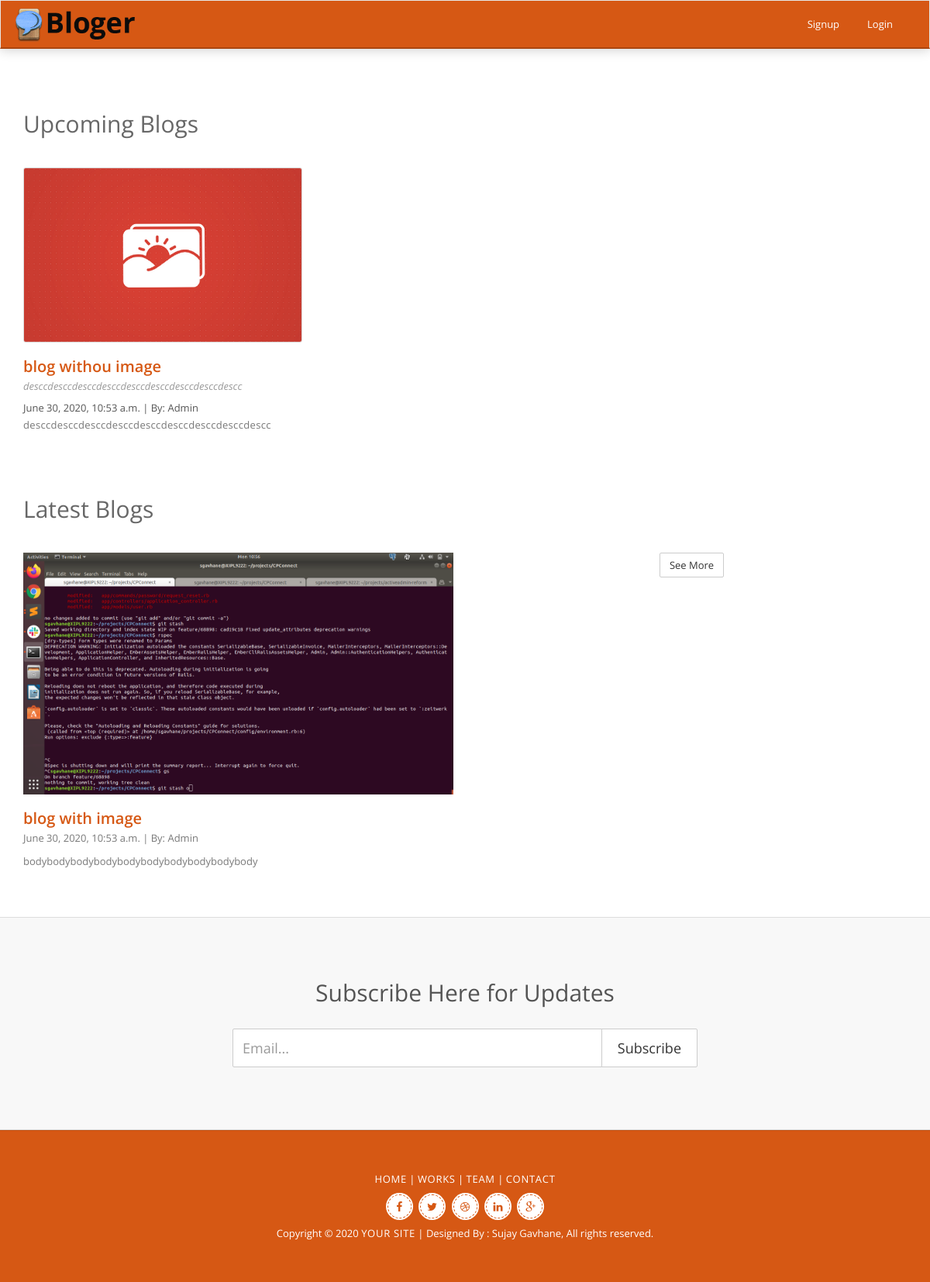
The page / on the database its author committed.
### blog/models.py (models this page shows, shortened)
class Blog(models.Model):
    title = models.CharField(max_length=100)
    body = models.TextField()
    creator = models.ForeignKey(User, related_name='creator', on_delete=models.CASCADE)
    created_at = models.DateTimeField(auto_now_add=True)
    description = models.TextField(default="")
    is_published = models.BooleanField(default=False)
    image = models.ImageField(null=False, blank=False, upload_to="static/images/", default='/static/images/default_blog_image.png')
    objects = BlogsQuerySet.as_manager()

### blog/views.py (the view)
# urls.py: url(r'^$', welcome, name="welcome")
def welcome(request):
    published_blogs = Blog.objects.published()
    unpublished_blogs = Blog.objects.unpublished()
    return render(request, 'blog/welcome.html',
                  { 'published_blogs': published_blogs,
                    'unpublished_blogs': unpublished_blogs})

### blog/models.py (called while the page is built)
    def published(self):
        return self.filter(
            Q(is_published=True)
        )

    def unpublished(self):
        return self.filter(
            Q(is_published=False)
        )

### templates/blog/welcome.html
{% extends 'base.html' %}
{% load static %}
{% block content %}
<div class="event" id="event">
    <div class="container">
        <div class="default-heading">
            <h2>Upcoming Blogs</h2>
        </div>
        <div class="row">
            {% for b in unpublished_blogs %}
                <div class="col-md-4 col-sm-4">
                    <div class="event-item">
                        <img class="img-responsive" src={{b.image}} alt="Events"/>
                        <h4><a href="{% url 'blog_detail' blog_id=b.id %}">{{b.title}}</a></h4>
                        <span class="sub-text">{{b.description}}</span>
                        <span class="meta">
							{{b.created_at}} | By: {{ b.creator.first_name | title }}
						</span>
                        <p>{{b.description}}</p>
                    </div>
                </div>
            {% endfor %}
        </div>
    </div>
</div>
<div class="blog" id="blog">
    <div class="container">
        <div class="default-heading">
            <h2>Latest Blogs</h2>
        </div>
        <div class="row">
            {% for b in published_blogs %}
                <div class="col-md-6 col-sm-6">
                    <div class="entry">
                        <img class="img-responsive" src={{b.image}} alt="Blog"/>
                        <h3><a href="{% url 'blog_detail' blog_id=b.id %}">{{b.title}}</a></h3>
                        <span class="meta">
							{{b.created_at}} | By: {{ b.creator.first_name | title }}
						</span>
                        <p>{{b.description}}</p>
                    </div>
                </div>
            {% endfor %}
        <div class="text-center">
            <a href="#" class="btn btn-default">See More</a>
        </div>
    </div>
</div>
<div class="subscribe" id="subscribe">
    <div class="container">
        <div class="sub-content">
            <h3>Subscribe Here for Updates</h3>
            <form role="form">
                <div class="input-group">
                    <input type="text" class="form-control" placeholder="Email...">
                    <span class="input-group-btn">
										<button class="btn btn-default" type="button">Subscribe</button>
									</span>
                </div>
            </form>
        </div>
    </div>
</div>
{% endblock %}

### templates/base.html (shortened to what this page needs)
{% load static %}
<!DOCTYPE html>
<html>
	<head>
		<link href="{% static 'css/bootstrap.min.css' %}" rel="stylesheet">
		<link href="{% static 'css/font-awesome.min.css' %}" rel="stylesheet">
		<link href="{% static 'css/style.css' %}" rel="stylesheet">
	</head>
	<body>
		<div class="wrapper">
			<header>
				<nav class="navbar navbar-default" role="navigation">
					<div class="container">
						<div class="navbar-header">
							<a class="navbar-brand" href="#"><img class="img-responsive" src='{% static "images/logo.png" %}' alt="Logo" /></a>
						</div>
						<div class="collapse navbar-collapse" id="bs-example-navbar-collapse-1">
							<ul class="nav navbar-nav navbar-right">
								<li><a href="registration.html">Signup</a></li>
								{% if user.is_authenticated %}
									<li><a href="{% url 'blogger_logout' %}">Logout</a></li>
									<li><a href="{% url 'admin:index' %}">Admin</a></li>
								{% else %}
								<li><a href="{% url 'blogger_login' %}">Login</a></li>
								{% endif %}
							</ul>
						</div>
					</div>
				</nav>
			</header>
			{% block content %}
            {% endblock %}
			<footer class="ffoot">
				<div class="container">
					<p><a href="#">Home</a> | <a href="#work">works</a> | <a href="#team">Team</a> | <a href="#contact">Contact</a></p>
					<div class="social">
						<a href="#"><i class="fa fa-facebook"></i></a>
						<a href="#"><i class="fa fa-twitter"></i></a>
						<a href="#"><i class="fa fa-dribbble"></i></a>
						<a href="#"><i class="fa fa-linkedin"></i></a>
						<a href="#"><i class="fa fa-google-plus"></i></a>
					</div>
					<p class="copy-right">Copyright &copy; 2020 <a href="#">Your Site</a> | Designed By : Sujay Gavhane, All rights reserved. </p>
				</div>
			</footer>
		</div>
	</body>
</html>

### static/css/style.css (style rules this page uses)
body { font-family: 'Open Sans', Sans Serif; font-weight: 400; color: #545454; -webkit-font-smoothing: antialiased; }
h1,h2,h3,h4,h5,h6 { font-family: 'Open Sans', Sans Serif; font-weight: 600; }
p { margin:0; padding:0; color: #787878; }
a { text-decoration: none; color: #d65814; }
header .navbar { margin: 0; background: #d65814; border-radius: 0; border-bottom: 2px solid rgba(0,0,0,0.2); box-shadow: 0 1px 15px rgba(0,0,0,0.2); }
header .navbar-default .navbar-nav>li>a { margin: 15px 3px; padding-top: 6px; color: #fff; padding-bottom: 6px; border-radius: 2px; }
header .navbar-brand { padding: 0; height: auto; }
header .navbar-brand img { position: relative; top: 5px; max-width: 165px; }
.default-heading { margin-top: 20px; margin-bottom: 10px; }
.default-heading h2 { margin-top: 0; font-size: 30px; color: #676767; font-weight: 400; }
.event { padding-top: 60px; }
.event .event-item { max-width: 360px; margin: 0 auto; margin-top: 30px; }
.event .event-item img { border: 1px solid #ddd; border-radius: 3px; }
.event .event-item h4 { margin-top: 20px; margin-bottom: 5px; font-size: 20px; }
.event .event-item .sub-text { display: block; margin-bottom: 10px; font-size: 13px; color: #999; font-style: italic; }
.event .event-item p { font-size: 13px; line-height: 24px; letter-spacing: 0.025em; }
.blog { padding-top: 60px; }
.blog .entry { max-width: 600px; margin: 0 auto; margin-top: 30px; }
.blog .entry h3 { margin-top: 20px; margin-bottom: 5px; font-size: 20px; }
.blog .entry .meta { display: block; margin-bottom: 10px; font-size: 13px; color: #787878; }
.blog .entry p { font-size: 13px; line-height: 23px; }
.blog .text-center .btn { margin-top: 30px; }
.subscribe { margin-top: 60px; padding-top: 80px; padding-bottom: 80px; background: #f8f8f8; border-top: 1px solid #ddd; border-bottom: 1px solid #ddd; }
.subscribe .sub-content { max-width: 600px; margin: 0 auto; text-align: center; }
.subscribe .sub-content h3 { margin-top: 0; margin-bottom: 30px; font-size: 30px; font-weight: 400; }
.subscribe .sub-content .form-control { box-shadow: none !important; border: 1px solid #ccc; height: 50px; font-size: 18px; }
.subscribe .sub-content form .btn { padding: 0 20px; height: 50px; line-height: 49px; font-size: 18px; }
footer { margin-top: 80px; padding: 50px 0; background: #d65814; text-align: center; border-top: 1px solid rgba(0,0,0,0.1); }
footer.ffoot { margin-top: 0; }
footer p { font-size: 13px; line-height: 25px; color: #fff; }
footer p a { font-size: 13px; line-height: 24px; text-transform: uppercase; letter-spacing: 0.055em; color: #fff; }
footer .social a { display: inline-block; margin: 0 2px; margin-top: 5px; padding: 2px; width: 35px; height: 35px; line-height: 35px; background: #fff; font-size: 14px; border-radius: 50%; }
footer .social a i { display: block; width: 100%; height: 100%; line-height: 30px; border-radius: 50%; border: 1px dashed #d65814; }
footer .copy-right { margin-top: 5px; }

### rows shown on the page
Blog: image (placeholder picture), title "blog withou image", description "desccdesccdesccdesccdesccdesccdesccdesccdescc", created_at "June 30, 2020, 10:53 a.m.", creator.first_name "Admin"
Blog: image (picture), title "blog with image", created_at "June 30, 2020, 10:53 a.m.", creator.first_name "Admin", description "bodybodybodybodybodybodybodybodybodybody"
